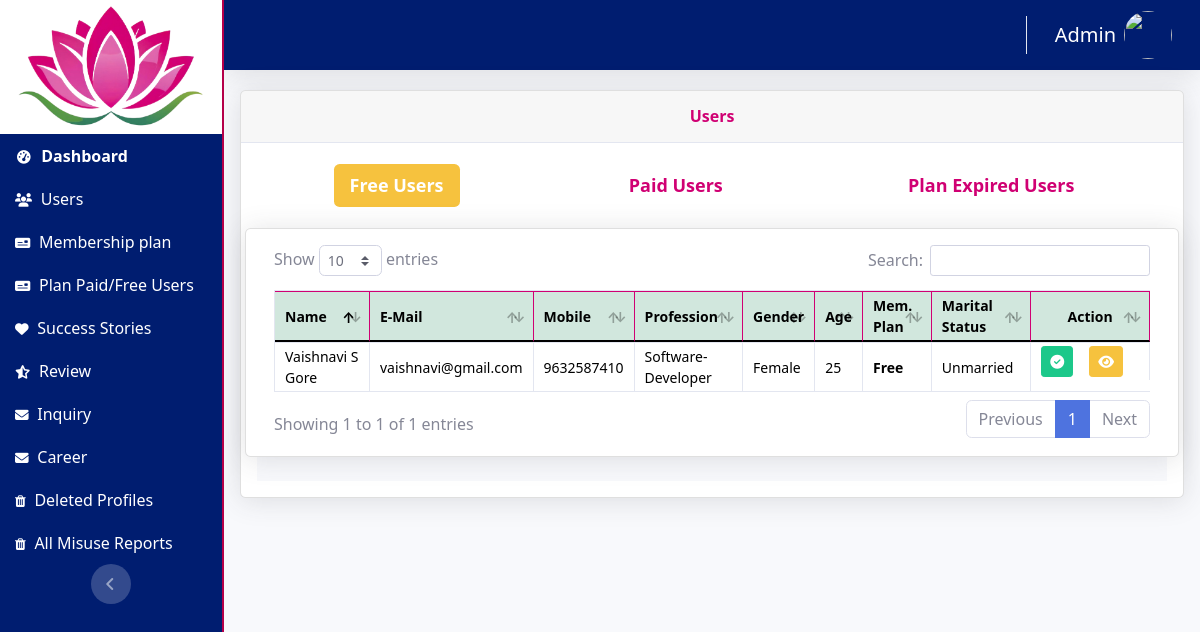
Screenshot of /admin/plan_paid_free_users.php (signed in) with the database file from the repository.
### tables this page shows
CREATE TABLE `user_regiter` (
  `id` int(11) NOT NULL,
  `member_id` varchar(20) DEFAULT NULL,
  `profile_for` varchar(255) DEFAULT NULL,
  `profile_creater_name` varchar(255) DEFAULT NULL,
  `creater_mobile` varchar(255) DEFAULT NULL,
  `name` varchar(255) DEFAULT NULL,
  `email` varchar(255) DEFAULT NULL,
  `phone` varchar(255) DEFAULT NULL,
  `whatsapp_no` varchar(20) DEFAULT NULL,
  `password` varchar(255) DEFAULT NULL,
  `country` varchar(255) DEFAULT NULL,
  `state` varchar(255) DEFAULT NULL,
  `city` varchar(255) DEFAULT NULL,
  `address` varchar(255) DEFAULT NULL,
  `perma_address` text DEFAULT NULL,
  `marStat` varchar(255) DEFAULT NULL,
  `rashi` varchar(255) DEFAULT NULL,
  `lang` varchar(255) DEFAULT NULL,
  `diet` varchar(255) DEFAULT NULL,
  `height` varchar(255) DEFAULT NULL,
  `religion` varchar(255) DEFAULT NULL,
  `sub-com` varchar(255) DEFAULT NULL,
  `community-checkbox` varchar(255) DEFAULT NULL,
  `HighEdu` varchar(255) DEFAULT NULL,
  `edu_degree` text DEFAULT NULL,
  `collage` varchar(255) DEFAULT NULL,
  `prof` varchar(255) DEFAULT NULL,
  `specialization` varchar(255) DEFAULT NULL,
  `working_city` varchar(255) DEFAULT NULL,
  `income` varchar(255) DEFAULT NULL,
  `yes/no` varchar(255) DEFAULT NULL,
  `bGrp` varchar(255) DEFAULT NULL,
  `bDate` varchar(255) DEFAULT NULL,
  `age` int(11) DEFAULT NULL,
  `gender` varchar(255) DEFAULT NULL,
  `bTime` varchar(255) DEFAULT NULL,
  `bLocation` varchar(255) DEFAULT NULL,
  `filename` varchar(255) DEFAULT NULL,
  `adhar_pan_voter_image` text DEFAULT NULL,
  `bio` text DEFAULT NULL,
  `term_and_cond` varchar(255) DEFAULT NULL,
  `payment_status` int(11) DEFAULT NULL,
  `plan_duration` varchar(255) DEFAULT NULL,
  `type_plan` varchar(255) DEFAULT 'Free',
  `label` varchar(255) DEFAULT 'other',
  `plan_price` int(11) NOT NULL DEFAULT 0,
  `type_plan_id` int(11) DEFAULT NULL,
  `plan_purchase_date` datetime DEFAULT current_timestamp(),
  `plan_expiry_date` date DEFAULT NULL,
  `visible_prof` int(11) DEFAULT NULL,
  `status` int(11) DEFAULT NULL,
  `verified` int(11) DEFAULT 0,
  `OTP` int(11) DEFAULT NULL,
  `active` int(11) DEFAULT NULL,
  `deleted_profile` int(11) NOT NULL DEFAULT 0,
  `forget_pass_otp` int(11) DEFAULT NULL,
  `created_at` date NOT NULL DEFAULT current_timestamp(),
  `updated_at` datetime NOT NULL DEFAULT current_timestamp()
);

### admin/plan_paid_free_users.php (the view, shortened to what this page needs)
<?php
include 'dbconn.php';
if (isset($_GET['free_user'])) { ?>
<?php }
if (isset($_SESSION['admin_id'])) {
  $adId = $_SESSION['admin_id'];
  require("./top_header.php");
  require("./sidebar.php");
  require("./navbar.php");
?>
  <div class="mb-4 px-3 py-1 ">
    <div class="card shadow mb-4">
      <div class="card-header py-3">
        <h6 class="m-0 font-weight-bold text-primary text-center">Users</h6>
      </div>
      <div id="admin" class="card-body">
        <nav>
          <ul class="nav nav-pills mb-3 " id="pills-tab" role="tablist">
            <li class="nav-item userTab" role="presentation">
              <button class="nav-link coral-green active" id="pills-FreeUser-tab" data-bs-toggle="pill" data-bs-target="#pills-FreeUser" type="button" role="tab" aria-controls="pills-FreeUser" aria-selected="true">Free Users</button>
            </li>
            <li class="nav-item userTab " role="presentation">
              <button class="nav-link coral-green" id="pills-PaidUsers-tab" data-bs-toggle="pill" data-bs-target="#pills-PaidUsers" type="button" role="tab" aria-controls="pills-PaidUsers" aria-selected="false">Paid Users</button>
            </li>
            <li class="nav-item userTab " role="presentation">
              <button class="nav-link coral-green" id="pills-PlanExpUsers-tab" data-bs-toggle="pill" data-bs-target="#pills-PlanExpUsers" type="button" role="tab" aria-controls="pills-PlanExpUsers" aria-selected="false">Plan Expired Users</button>
            </li>
          </ul>
          <div class="tab-content bg-light" id="pills-tabContent">
            <div class="tab-pane fade show active" id="pills-FreeUser" role="tabpanel" aria-labelledby="pills-FreeUser-tab">
              <div>
                <div class="row ">
                  <div class="card shadow mb-4">
                    <div class="card-body">
                      <div class="table-responsive">
                        <table class="table table-bordered" id="dataTable" width="100%" cellspacing="0">
                          <thead class="table-success">
                            <tr>
                              <th>Name</th>
                              <th>E-Mail</th>
                              <th>Mobile</th>
                              <th>Profession</th>
                              <th>Gender</th>
                              <th>Age</th>
                              <th>Mem. Plan</th>
                              <th>Marital Status</th>
                              <th class="text-center">Action</th>
                            </tr>
                          </thead>
                          <tbody>
                            <?php
                            $sql_plan = "SELECT * FROM `user_regiter` WHERE `type_plan`='Free' ORDER BY `id` DESC";
                            $result = mysqli_query($conn, $sql_plan);
                            while ($row = mysqli_fetch_array($result)) {
                            ?>
                              <tr>
                                <td><?php echo $row['name']; ?></td>
                                <td><?php echo $row['email']; ?></td>
                                <td><?php echo $row['phone']; ?></td>
                                <td><?php echo $row['prof']; ?></td>
                                <td><?php echo $row['gender']; ?></td>
                                <td><?php echo $row['age']; ?></td>
                                <td style="font-weight:bold;"><?php echo $row['type_plan']; ?></td>
                                <td><?php echo $row['marStat']; ?></td>
                                <td class="d-flex"><?php if ($row['status'] == 1) {
                                                      echo '<form action="" method="post">';
                                                      echo '<button type="submit" name="user_status2" class="btn btn-success btn-sm mr-3" data-bs-target="#status1' . $row['id'] . '" data-bs-whatever="@status1" data-bs-toggle="tooltip" data-bs-placement="bottom" title="Active"><i class="fas fa-check-circle active_btn"></i></button>';
                                                      echo '</form>';
                                                    } ?>
                                  <button type="button" name="view_user" class="btn btn-warning btn-sm mr-3" data-bs-toggle="modal" data-bs-target="#view_user<?php echo $row['id']; ?>" data-bs-whatever="@view" data-bs-toggle="tooltip" data-bs-placement="bottom" title="View"><i class="fas fa-eye"></i></button>
                                </td>
                              </tr>
                            <?php  } ?>
                          </tbody>
                        </table>
                      </div>
                    </div>
                  </div>
                </div>
              </div>
            </div>
          </div>
        </nav>
      </div>
    </div>
  </div>
<?php
  include 'panelFooter.php';
} else {
  header("location:index.php");
}
?>

### admin/navbar.php (shortened to what this page needs)
<div id="content-wrapper" class="d-flex flex-column">
    <div id="content">
        <nav class="navbar navbar-expand navbar-light topbar mb-3 static-top shadow" style="background-color: #001d70 !important;">
            <ul class="navbar-nav ml-auto">
                <li class="nav-item dropdown no-arrow">
                    <a class="nav-link dropdown-toggle" href="#" id="adminDropdown" role="button" data-toggle="dropdown" aria-haspopup="true" aria-expanded="false">
                        <span class="mr-2 text-white fs-5"> <?php $adminName = mysqli_query($conn, "SELECT * FROM `admin` WHERE  `id` = $adId ");
                                                            while ($adminData = mysqli_fetch_array($adminName)) {
                                                                echo ucfirst($adminData['name']);
                                                            }   ?>
                        </span>
                        <img class="img-profile rounded-circle" src="img/admin.png">
                    </a>
                </li>
            </ul>
        </nav>

### rows the page displays
user_regiter: name "Vaishnavi S Gore", email "vaishnavi@gmail.com", phone "9632587410", prof "Software-Developer", gender "Female", age "25", type_plan "Free", marStat "Unmarried"

### other values shown
$adminData['name'] "Admin"
